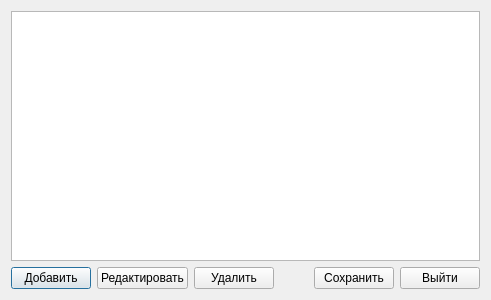
<?xml version="1.0" encoding="UTF-8"?>
<ui version="4.0">
 <class>LocalFilter</class>
 <widget class="QDialog" name="LocalFilter">
  <property name="geometry">
   <rect>
    <x>0</x>
    <y>0</y>
    <width>491</width>
    <height>300</height>
   </rect>
  </property>
  <property name="windowTitle">
   <string>Локальный фильтр</string>
  </property>
  <layout class="QVBoxLayout" name="verticalLayout">
   <item>
    <widget class="QTableView" name="tv">
     <property name="selectionMode">
      <enum>QAbstractItemView::SingleSelection</enum>
     </property>
     <property name="selectionBehavior">
      <enum>QAbstractItemView::SelectRows</enum>
     </property>
    </widget>
   </item>
   <item>
    <layout class="QHBoxLayout" name="horizontalLayout">
     <item>
      <widget class="QPushButton" name="pbAdd">
       <property name="text">
        <string>Добавить</string>
       </property>
      </widget>
     </item>
     <item>
      <widget class="QPushButton" name="pbEdit">
       <property name="text">
        <string>Редактировать</string>
       </property>
      </widget>
     </item>
     <item>
      <widget class="QPushButton" name="pbDel">
       <property name="text">
        <string>Удалить</string>
       </property>
      </widget>
     </item>
     <item>
      <spacer name="horizontalSpacer">
       <property name="orientation">
        <enum>Qt::Horizontal</enum>
       </property>
       <property name="sizeHint" stdset="0">
        <size>
         <width>40</width>
         <height>20</height>
        </size>
       </property>
      </spacer>
     </item>
     <item>
      <widget class="QPushButton" name="pbSave">
       <property name="text">
        <string>Сохранить</string>
       </property>
      </widget>
     </item>
     <item>
      <widget class="QPushButton" name="pbExit">
       <property name="text">
        <string>Выйти</string>
       </property>
      </widget>
     </item>
    </layout>
   </item>
  </layout>
 </widget>
 <resources/>
 <connections/>
</ui>
